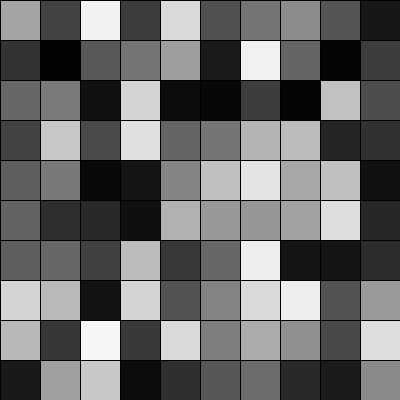
Frame 1 (no input)
Frame 60 (the mouse pressed at the canvas centre just before this capture): identical to frame 1, image omitted
Frame 120 (the mouse held since frame 60 and released just before this capture): identical to frame 1, image omitted

The Processing sketch that drew this single still picture (run headless with seeded random() and noise(); from frame 60 on, the mouse is pressed at the canvas centre):

// Processing sketch: loop_Grid_translate02
// ── loop_Grid_translate02.pde
int howMany = 10;
int size;
void setup() {
  size(400, 400);
  // The file "shape1.svg" must be in the data folder
  // of the current sketch to load successfully
  background(102);
  size = int(width/howMany);
      
  for (int i=0;i<howMany;i++) {
     for (int j=0;j<howMany;j++) {
        pushMatrix();
        translate(j*size, i*size); 
           fill(random(255));
           rect(0,0,size,size);
        popMatrix();
      } 
  } 
}
void draw(){


}
